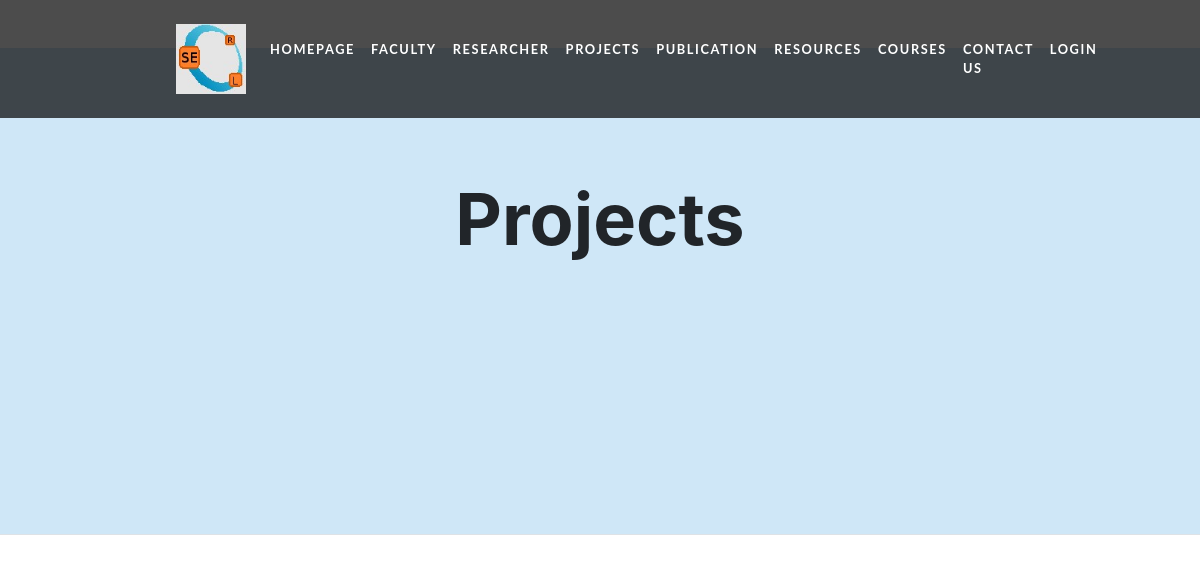
The page /individualprojects.php?CID=23 on the database as committed earlier.
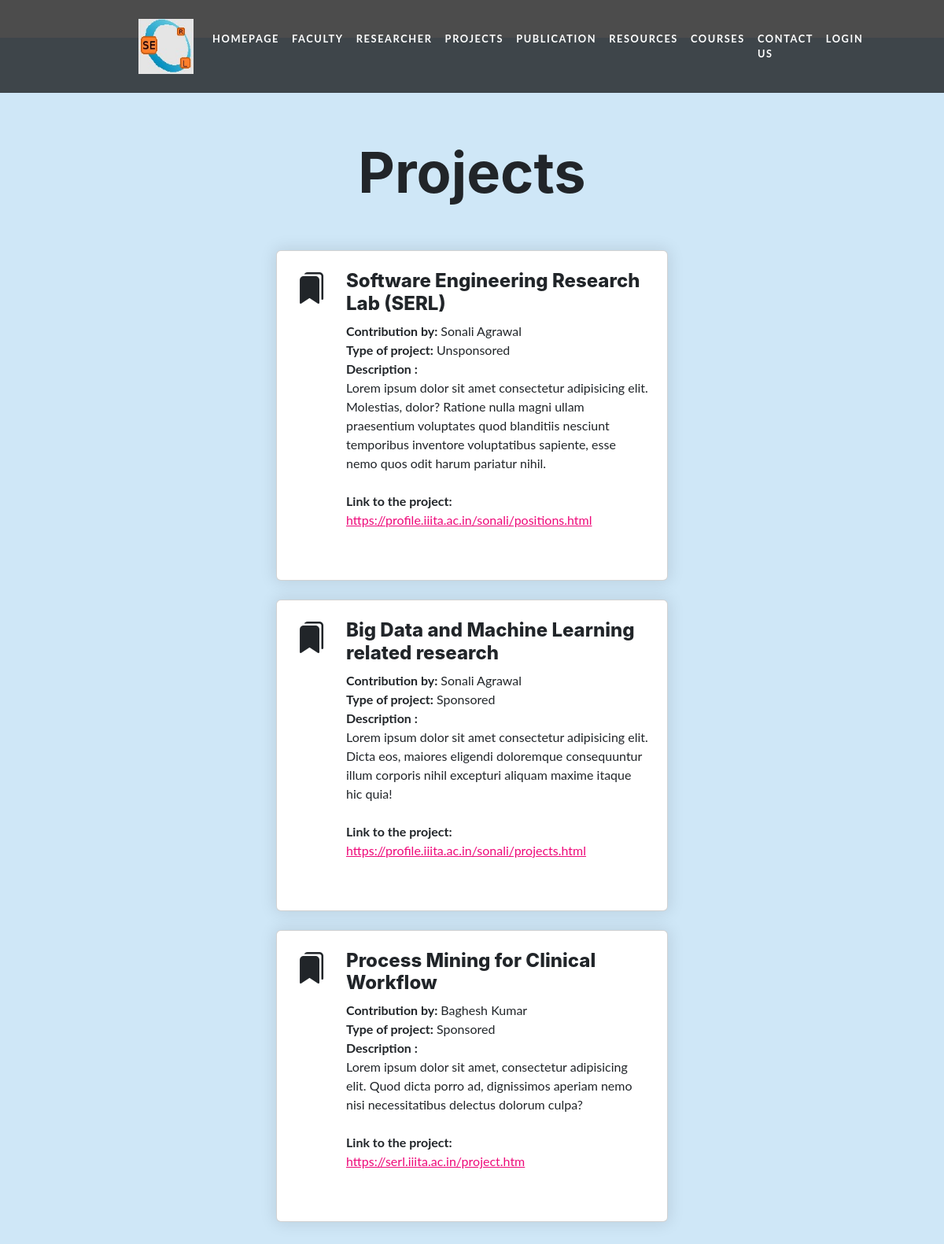
The same page on the database as committed later.
### tables this page shows
CREATE TABLE `projectcourses` (
  `CID` int(11) NOT NULL,
  `PID` int(11) NOT NULL
);

CREATE TABLE `project` (
  `projectID` varchar(20) NOT NULL,
  `link` varchar(200) NOT NULL,
  `projectName` varchar(100) NOT NULL,
  `contributor` varchar(50) NOT NULL,
  `type` varchar(255) NOT NULL,
  `description` varchar(255) NOT NULL
);

### individualprojects.php (the view, shortened to what this page needs)
<?php
    $conn=mysqli_connect('localhost','root','','serl') or die("Connection failed" .mysqli_connect_error());
    $CID = $_GET['CID'];
    $sql="SELECT count(*) FROM projectcourses WHERE CID='$CID'";
    $sql2="SELECT PID FROM projectcourses WHERE CID='$CID'";
    $query=mysqli_query($conn,$sql);
    $row=mysqli_fetch_array($query);
    $query2=mysqli_query($conn,$sql2);
?>
<!DOCTYPE html>
<html lang="en">
<head>
        <link href="https://cdn.jsdelivr.net/npm/bootstrap-icons@1.4.1/font/bootstrap-icons.css" rel="stylesheet" />
        <link rel="stylesheet" href="https://cdnjs.cloudflare.com/ajax/libs/font-awesome/4.7.0/css/font-awesome.min.css">
        <link href="styles1.css" rel="stylesheet" />
</head>
<body>
<nav class="navbar navbar-expand-lg navbar-dark navbar-custom fixed-top">
            <div class="container px-5">
                <a class="navbar-brand" href="#page-top"><img src="serl.jpg" alt="logo" height="70rem" width="70rem"></a>
                <div class="collapse navbar-collapse" id="navbarResponsive">
                    <ul class="navbar-nav ms-auto">
                        <li class="nav-item"><a class="nav-link" href="index.php">HOMEPAGE</a></li>
                        <li class="nav-item"><a class="nav-link" href="frontFaculty.php">FACULTY</a></li>
                        <li class="nav-item"><a class="nav-link" href="frontResearcher.php">RESEARCHER</a></li>
                        <li class="nav-item"><a class="nav-link" href="frontProject.php">PROJECTS</a></li>
                        <li class="nav-item"><a class="nav-link" href="frontPublication.php">PUBLICATION</a></li>
                        <li class="nav-item"><a class="nav-link" href="resources.php">RESOURCES</a></li>
                        <li class="nav-item"><a class="nav-link" href="Courses.php">COURSES</a></li>
                        <li class="nav-item"><a class="nav-link" href="contact.php">CONTACT US</a></li>
                        <li class="nav-item"><a class="nav-link" href="login.html">LOGIN</a></li>
                    </ul>
                </div>
            </div>
        </nav>
    <section class="py-5 border-bottom" style="background: rgb(207,231,247);
background: radial-gradient(circle, rgba(207,231,247,1) 0%, rgba(207,231,247,1) 100%); height:max-height">
            <div class="container px-5 my-5 px-5">
                <div class="row gx-5 justify-content-center">
                    <div class="col-lg-6" style="padding-top:2rem; margin-top:6rem;">
                        <h2 class="display-2 fw-bolder" style="text-align:center;">Projects</h2>
                        <br>
                        <br>
        <table style="width:100%">
        <?php
            if($row[0]>=1){
                while($row2=mysqli_fetch_assoc($query2)){
                    $PID=$row2['PID'];
        $qq = "SELECT count(*) FROM project WHERE projectID='$PID'";
        $q1 = "SELECT * FROM project WHERE projectID='$PID'";
        $q2=mysqli_query($conn,$qq);
        $row3=mysqli_fetch_array($q2);
        $q3=mysqli_query($conn,$q1);
        $row4=mysqli_fetch_array($q3);
        if($row3[0]>=1){
            ?>
                            <div class="card mb-4">
                            <div class="card-body p-4">
                                <div class="d-flex">
                                    <div class="flex-shrink-0"><h1><i class="bi bi-bookmarks-fill"></i></h1></div>
                                    <div class="ms-4">
                                       <h4><?php echo $row4['projectName'];?></h4>
                                       <b><?php echo "Contribution by: ";?> </b>
                                       <span><?php echo $row4['contributor'];?></span><br>
                                       <b>Type of project:</b>
                                       <?php echo $row4['type'];?><br>
                                       <div><b>Description :</b></div>
                                       <?php echo $row4['description'];?><br><br>
                                       <b><?php echo "Link to the project: ";?></b>
                                       <p><a href="<?php echo $row4['link'];?>"> <?php echo $row4['link'];?></a></p>
                                       <br>
                                    </div>
                                    </div>
                                </div>
                            </div>
                </div>
                <?php
                }}}
            ?>
                     </div>
                </div>
            </div>
        </section><br><br><br><br><br><br><br>
</body>
</html>

Rows that differ between the two databases and show on the page:
added projectcourses: project.projectName "Software Engineering Research Lab (SERL)", project.contributor "Sonali Agrawal", project.type "Unsponsored", project.description "Lorem ipsum dolor sit amet consectetur adipisicing elit. Molestias, dolor? Ratione nulla magni ullam praesentium voluptates quod blanditiis nesciunt temporibus inventore voluptatibus sapiente, esse nemo quos odit harum pariatur nihil.", project.link "https://profile.iiita.ac.in/sonali/positions.html"
added projectcourses: project.projectName "Big Data and Machine Learning related research", project.contributor "Sonali Agrawal", project.type "Sponsored", project.description "Lorem ipsum dolor sit amet consectetur adipisicing elit. Dicta eos, maiores eligendi doloremque consequuntur illum corporis nihil excepturi aliquam maxime itaque hic quia!", project.link "https://profile.iiita.ac.in/sonali/projects.html"
added projectcourses: project.projectName "Process Mining for Clinical Workflow", project.contributor "Baghesh Kumar", project.type "Sponsored", project.description "Lorem ipsum dolor sit amet, consectetur adipisicing elit. Quod dicta porro ad, dignissimos aperiam nemo nisi necessitatibus delectus dolorum culpa?", project.link "https://serl.iiita.ac.in/project.htm"
